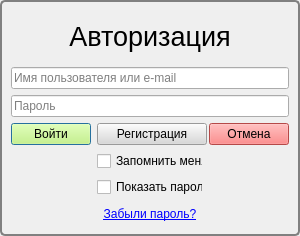
<?xml version="1.0" encoding="UTF-8"?>
<ui version="4.0">
 <class>AuthForm</class>
 <widget class="QWidget" name="AuthForm">
  <property name="windowModality">
   <enum>Qt::ApplicationModal</enum>
  </property>
  <property name="geometry">
   <rect>
    <x>0</x>
    <y>0</y>
    <width>300</width>
    <height>236</height>
   </rect>
  </property>
  <property name="minimumSize">
   <size>
    <width>300</width>
    <height>200</height>
   </size>
  </property>
  <property name="focusPolicy">
   <enum>Qt::StrongFocus</enum>
  </property>
  <property name="windowTitle">
   <string>Вход</string>
  </property>
  <property name="styleSheet">
   <string notr="true">#AuthForm {
    border-width: 2;
    border-radius: 5;
    border-style: solid;
    border-color: gray;
}
</string>
  </property>
  <layout class="QGridLayout" name="gridLayout">
   <item row="9" column="1">
    <widget class="QPushButton" name="forgot_password_btn">
     <property name="cursor">
      <cursorShape>PointingHandCursor</cursorShape>
     </property>
     <property name="toolTip">
      <string>Сбросить пароль</string>
     </property>
     <property name="styleSheet">
      <string notr="true">#forgot_password_btn {
    text-decoration: underline;
    color:#0000ff;
}</string>
     </property>
     <property name="text">
      <string>Забыли пароль?</string>
     </property>
     <property name="flat">
      <bool>true</bool>
     </property>
     <attribute name="buttonGroup">
      <string notr="true">buttonGroup</string>
     </attribute>
    </widget>
   </item>
   <item row="8" column="1">
    <widget class="QCheckBox" name="show_password_chb">
     <property name="text">
      <string>Показать пароль</string>
     </property>
    </widget>
   </item>
   <item row="3" column="0" colspan="3">
    <widget class="QLineEdit" name="username_ln_edt">
     <property name="text">
      <string/>
     </property>
     <property name="placeholderText">
      <string>Имя пользователя или e-mail</string>
     </property>
    </widget>
   </item>
   <item row="4" column="0" colspan="3">
    <widget class="QLineEdit" name="password_ln_edt">
     <property name="echoMode">
      <enum>QLineEdit::Password</enum>
     </property>
     <property name="placeholderText">
      <string>Пароль</string>
     </property>
    </widget>
   </item>
   <item row="5" column="0">
    <widget class="QPushButton" name="login_btn">
     <property name="minimumSize">
      <size>
       <width>80</width>
       <height>0</height>
      </size>
     </property>
     <property name="maximumSize">
      <size>
       <width>80</width>
       <height>16777215</height>
      </size>
     </property>
     <property name="styleSheet">
      <string notr="true">#login_btn {
    background: #ccff66;
}
</string>
     </property>
     <property name="text">
      <string>Войти</string>
     </property>
     <property name="default">
      <bool>true</bool>
     </property>
     <attribute name="buttonGroup">
      <string notr="true">buttonGroup</string>
     </attribute>
    </widget>
   </item>
   <item row="5" column="1">
    <widget class="QPushButton" name="register_btn">
     <property name="minimumSize">
      <size>
       <width>110</width>
       <height>0</height>
      </size>
     </property>
     <property name="maximumSize">
      <size>
       <width>110</width>
       <height>16777215</height>
      </size>
     </property>
     <property name="styleSheet">
      <string notr="true">#register_btn {
    background: #d8d8d8;
}
</string>
     </property>
     <property name="text">
      <string>Регистрация</string>
     </property>
     <attribute name="buttonGroup">
      <string notr="true">buttonGroup</string>
     </attribute>
    </widget>
   </item>
   <item row="5" column="2">
    <widget class="QPushButton" name="cancel_btn">
     <property name="minimumSize">
      <size>
       <width>80</width>
       <height>0</height>
      </size>
     </property>
     <property name="maximumSize">
      <size>
       <width>80</width>
       <height>16777215</height>
      </size>
     </property>
     <property name="styleSheet">
      <string notr="true">#cancel_btn {
    background: #fe6665;
}</string>
     </property>
     <property name="text">
      <string>Отмена</string>
     </property>
     <attribute name="buttonGroup">
      <string notr="true">buttonGroup</string>
     </attribute>
    </widget>
   </item>
   <item row="7" column="1">
    <widget class="QCheckBox" name="remember_me_chb">
     <property name="text">
      <string>Запомнить меня</string>
     </property>
    </widget>
   </item>
   <item row="2" column="0" colspan="3">
    <widget class="QLabel" name="label">
     <property name="sizePolicy">
      <sizepolicy hsizetype="Preferred" vsizetype="Minimum">
       <horstretch>0</horstretch>
       <verstretch>0</verstretch>
      </sizepolicy>
     </property>
     <property name="font">
      <font>
       <family>Arial</family>
       <pointsize>20</pointsize>
      </font>
     </property>
     <property name="text">
      <string>Авторизация</string>
     </property>
     <property name="alignment">
      <set>Qt::AlignCenter</set>
     </property>
     <property name="margin">
      <number>15</number>
     </property>
    </widget>
   </item>
  </layout>
 </widget>
 <tabstops>
  <tabstop>username_ln_edt</tabstop>
  <tabstop>password_ln_edt</tabstop>
  <tabstop>remember_me_chb</tabstop>
  <tabstop>show_password_chb</tabstop>
  <tabstop>forgot_password_btn</tabstop>
  <tabstop>login_btn</tabstop>
  <tabstop>register_btn</tabstop>
  <tabstop>cancel_btn</tabstop>
 </tabstops>
 <resources/>
 <connections/>
 <buttongroups>
  <buttongroup name="buttonGroup"/>
 </buttongroups>
</ui>
